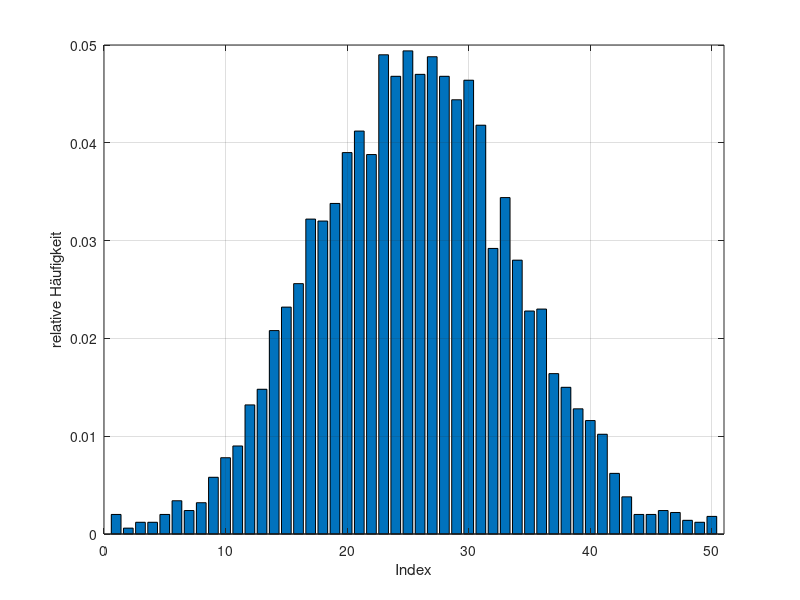

Recreate this plot in MATLAB.
% NTP - Stochastische Signale - Das Histogramm (A2)

%% Parameter

% Anzahl der Elemente
N = 5000;
% Anzahl der Klassen
nbins = 50;


%% Berechnung

% Gaussverteilung
x = randn(1, N);
% Historgramm
h = hist(x, linspace(-3, 3, nbins));


%% Plot

figure('Name', sprintf('Histogramm (N=%d, nbins=%d)', N, nbins));

h = bar(h / N);

set(h, 'DisplayName', sprintf('N=%d', N))
xlim([0, nbins + 1])
xlabel('Index'); ylabel('relative Häufigkeit'); grid on;
